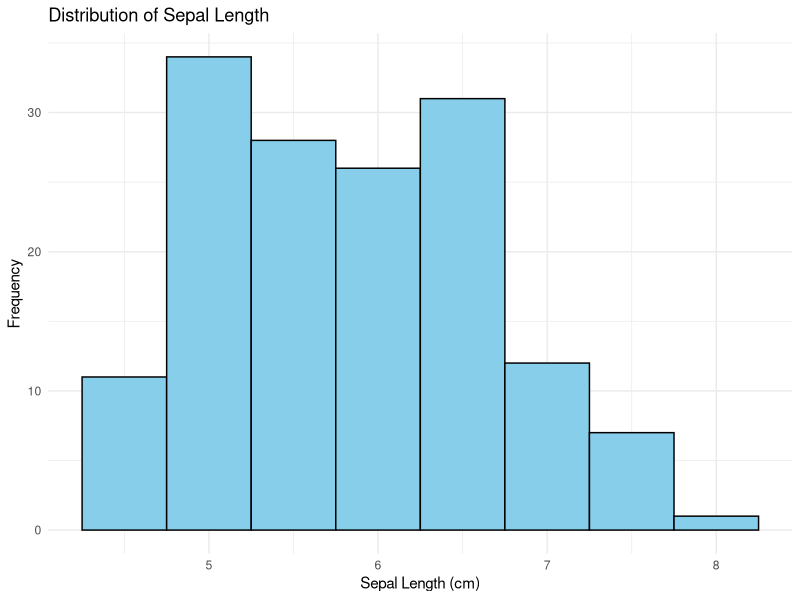
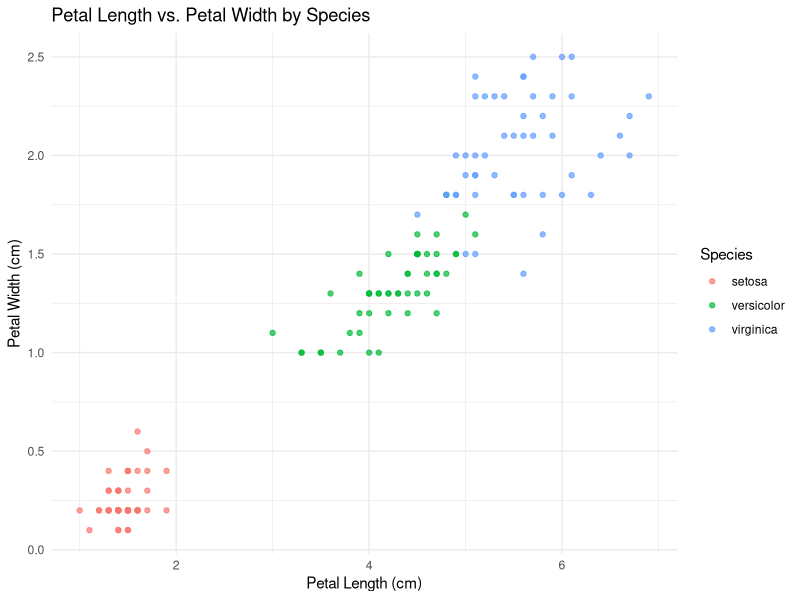
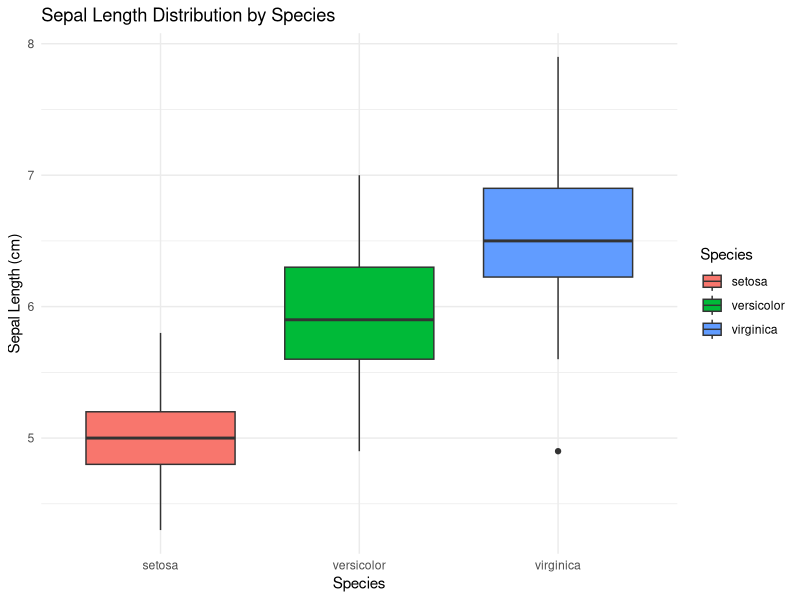
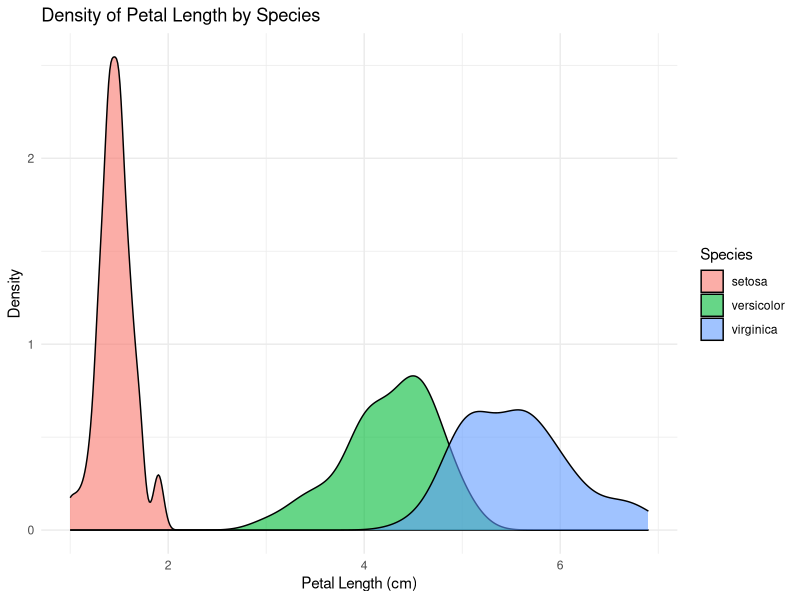

These charts were generated, in order, by the following R code:
# 03_data_visualization.R

# --- Section 1: Install and Load ggplot2 ---
# Install ggplot2 if you haven't already. Only run this line once.
# install.packages("ggplot2")

# Load the ggplot2 library. You need to do this every time you start a new R session
# and want to use ggplot2 functions.
library(ggplot2)

# Ensure the iris_data is loaded
if (!exists("iris_data")) {
  iris_data <- iris
}

# --- Section 2: Basic Histograms ---
# Histograms are great for visualizing the distribution of a single numeric variable.
# We'll plot the distribution of Sepal.Length.
hist_sepal_length <- ggplot(iris_data, aes(x = Sepal.Length)) +
  geom_histogram(binwidth = 0.5, fill = "skyblue", color = "black") +
  labs(title = "Distribution of Sepal Length",
       x = "Sepal Length (cm)",
       y = "Frequency") +
  theme_minimal() # A clean theme for plots
print(hist_sepal_length)
# To save the plot: ggsave("sepal_length_histogram.png", hist_sepal_length)

# --- Section 3: Scatter Plots ---
# Scatter plots are used to visualize the relationship between two numeric variables.
# Let's plot Petal.Length vs Petal.Width, colored by Species.
scatter_petal <- ggplot(iris_data, aes(x = Petal.Length, y = Petal.Width, color = Species)) +
  geom_point(alpha = 0.7) + # Add points with some transparency
  labs(title = "Petal Length vs. Petal Width by Species",
       x = "Petal Length (cm)",
       y = "Petal Width (cm)",
       color = "Species") +
  theme_minimal()
print(scatter_petal)
# To save the plot: ggsave("petal_scatter_plot.png", scatter_petal)

# --- Section 4: Box Plots ---
# Box plots are useful for comparing the distribution of a numeric variable across different categories.
# Let's compare Sepal.Length across different Species.
boxplot_sepal_length <- ggplot(iris_data, aes(x = Species, y = Sepal.Length, fill = Species)) +
  geom_boxplot() +
  labs(title = "Sepal Length Distribution by Species",
       x = "Species",
       y = "Sepal Length (cm)") +
  theme_minimal()
print(boxplot_sepal_length)
# To save the plot: ggsave("sepal_length_boxplot.png", boxplot_sepal_length)

# --- Section 5: Density Plots ---
# Density plots are another way to visualize the distribution of a numeric variable,
# often smoother than histograms and good for comparing distributions.
density_petal_length <- ggplot(iris_data, aes(x = Petal.Length, fill = Species)) +
  geom_density(alpha = 0.6) + # Add density plots with transparency
  labs(title = "Density of Petal Length by Species",
       x = "Petal Length (cm)",
       y = "Density") +
  theme_minimal()
print(density_petal_length)
# To save the plot: ggsave("petal_length_density.png", petal_length_density)
